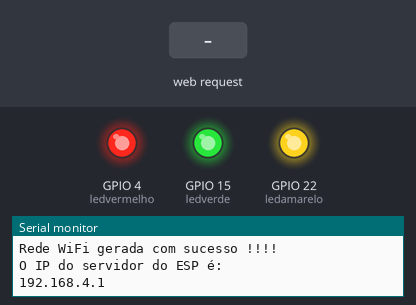
Bench run of a sketch on a simulated ESP32. On the bench: output pins drawn as LEDs (lit = HIGH), the last lines printed to the serial monitor. The test bench sets the inputs (shaded band).

Above: at 1.2 s.
1.3 s: HTTP request GET /?comando=pessoa_errada received
At 2.1 s:
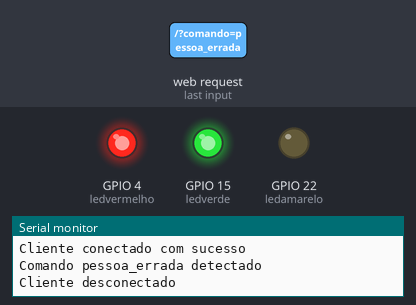
2.8 s: HTTP request GET /?comando=apagar_led received
At 3.3 s:
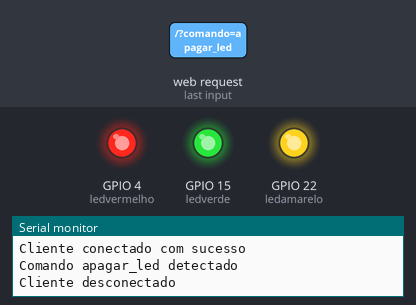
Timing chart, 0 to 5.8 s (numbered marks = the images above; inputs shaded):
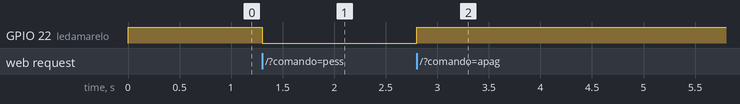

Measured:
- after the input at 1.3 s, GPIO 22 (ledamarelo): HIGH → LOW at once
- after the input at 2.8 s, GPIO 22 (ledamarelo): LOW → HIGH at once

The sketch:

esp_server.ino
```cpp
#include <WiFi.h>

#define ledvermelho 04
#define ledverde 15
#define ledamarelo 22

String resposta_cliente;
const char* nome = "Servidor3104";
const char* senha = "12345678";

WiFiServer server(600);

void setup()
{
  Serial.begin(115200);

  if (WiFi.softAP(nome, senha))
  {
    Serial.println("Rede WiFi gerada com sucesso !!!!");
    Serial.println("O IP do servidor do ESP é:");
    Serial.println(WiFi.softAPIP());
  }
  else
  {
    Serial.println("Erro ao gerar a rede WiFi");
  }

  server.begin();

  pinMode(ledvermelho, OUTPUT);
  pinMode(ledverde, OUTPUT);
  pinMode(ledamarelo, OUTPUT);

  digitalWrite(ledverde, 1);
  digitalWrite(ledvermelho, 1);
  digitalWrite(ledamarelo, 1);
}

void loop()
{
  WiFiClient client = server.available();

  if (client)
  {
    Serial.println("Cliente conectado com sucesso");

    if (client.connected())
    {
      if (client.available())
      {
        String request = client.readStringUntil('\r');
        client.flush();

        if (request.indexOf("GET /?comando=pessoa_errada") >= 0)
        {
          Serial.println("Comando pessoa_errada detectado");
          digitalWrite(ledamarelo, 0);
        }
        else if (request.indexOf("GET /?comando=apagar_led") >= 0)
        {
          Serial.println("Comando apagar_led detectado");
          digitalWrite(ledamarelo, 1);
        }
        else if (request.startsWith("carbono:"))
        {
          int carbono_analog = request.substring(8,request.length()).toInt();
          Serial.println("Valor do sensor de carbono recebido no servidor:");
          Serial.println(carbono_analog);
          if (carbono_analog > 100)
          {
            Serial.println("Acendeu LED de carbono");
            digitalWrite(ledvermelho, 0);
          }
          else
          {
            digitalWrite(ledvermelho, 1);
            Serial.println("Apagou LED de carbono");
          }
        }
        else if (request.startsWith("microfone:"))
        {
          int microfone_analog = request.substring(10,request.length()).toInt();
          Serial.println("Valor do microfone recebido no servidor:");
          Serial.println(microfone_analog);
          if (microfone_analog > 3500)
          {
            Serial.println("Acendeu LED do microfone");
            digitalWrite(ledverde, 0);
          }
          else
          {
            digitalWrite(ledverde, 1);
            Serial.println("Apagou LED do microfone");
          }
        }

        client.println("HTTP/1.1 200 OK");
        client.println("Content-Type: text/html");
        client.println("Connection: close");
        client.println();
        client.println("<!DOCTYPE HTML>");
        client.println("<html><body>ESP32 Server</body></html>");

        Serial.println("Cliente desconectado");
      }
    }
  }
}
```
